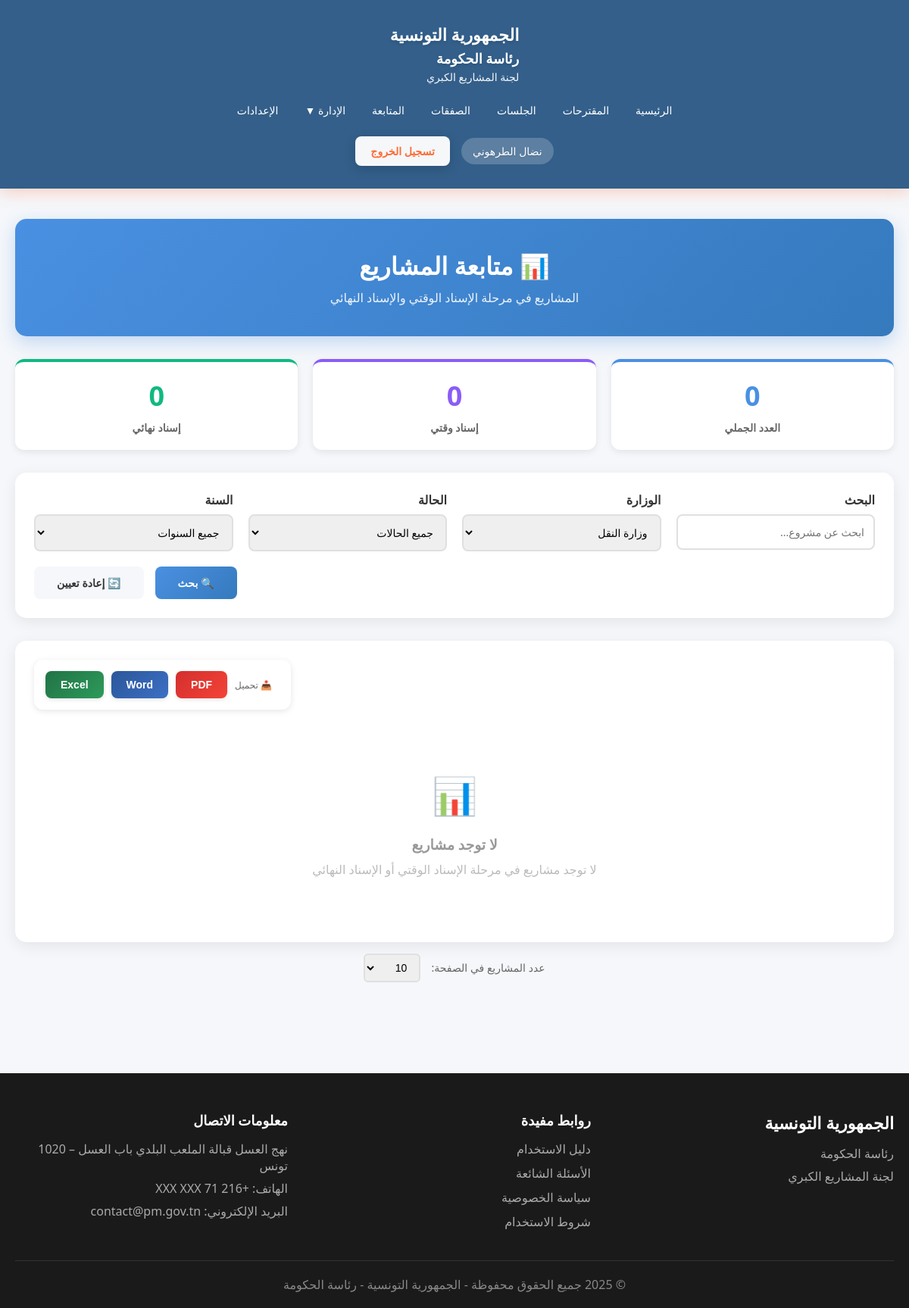
/Views/suivi.php?ministere=17 (signed in), run on an earlier commit of the app's database.
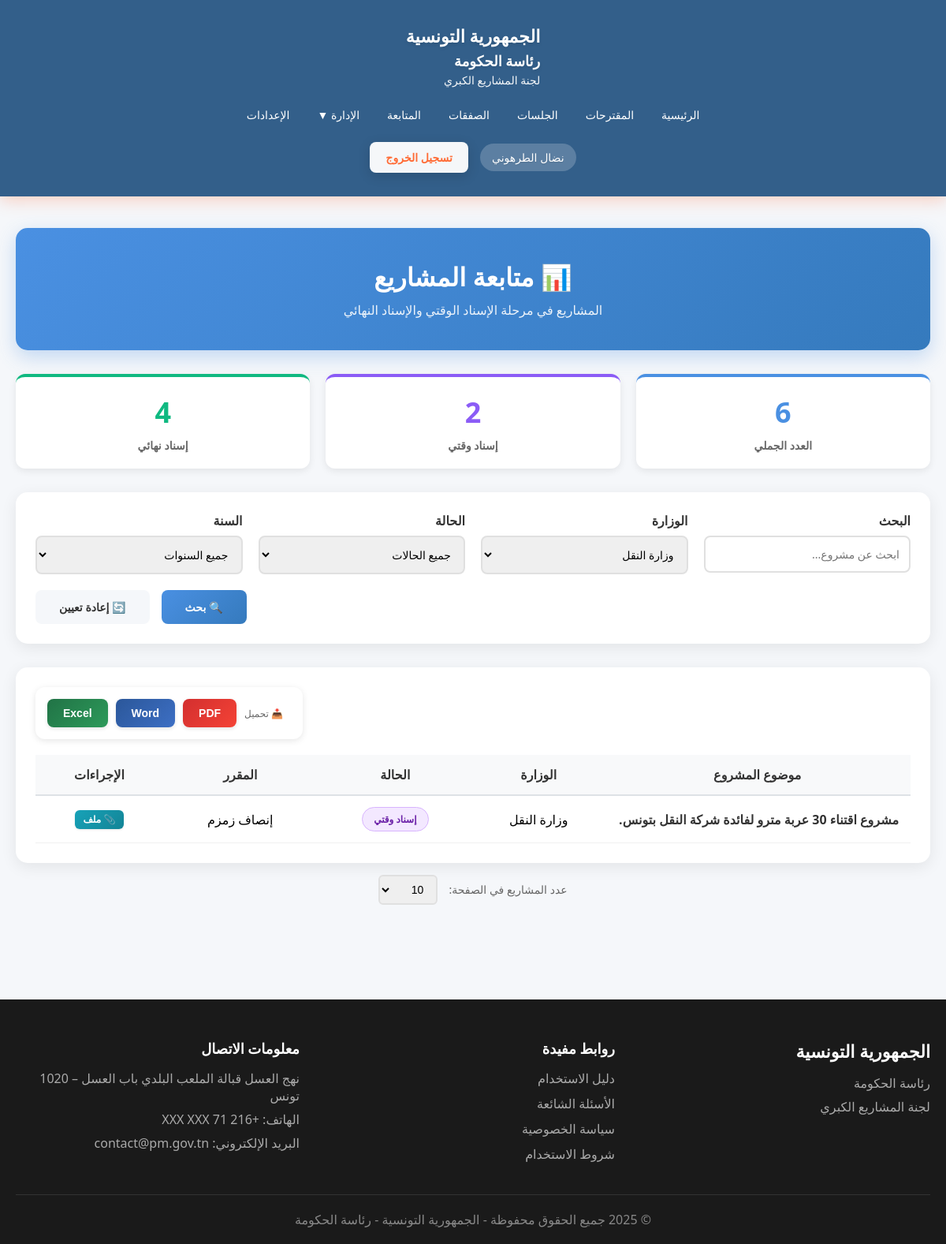
And on a later commit of the database.
### tables this page shows
CREATE TABLE `appeloffre` (
  `idApp` int(11) NOT NULL,
  `idPro` int(11) NOT NULL,
  `dateCreation` date NOT NULL
);

CREATE TABLE `projet` (
  `idPro` int(11) NOT NULL,
  `idMinistere` int(11) NOT NULL,
  `idEtab` int(11) NOT NULL,
  `sujet` varchar(400) NOT NULL,
  `dateArrive` date NOT NULL,
  `procedurePro` varchar(30) NOT NULL,
  `cout` float NOT NULL,
  `id_Gov` int(11) NOT NULL,
  `proposition` varchar(400) NOT NULL,
  `idUser` int(11) NOT NULL,
  `etat` int(11) NOT NULL,
  `dateCreation` datetime NOT NULL
);

CREATE TABLE `ministere` (
  `idMinistere` int(11) NOT NULL,
  `libMinistere` varchar(300) NOT NULL,
  `adresseMinistere` varchar(300) NOT NULL,
  `idGov` int(11) NOT NULL
);

CREATE TABLE `user` (
  `idUser` int(11) NOT NULL,
  `nomUser` varchar(200) NOT NULL,
  `emailUser` varchar(300) NOT NULL,
  `typeCpt` int(1) NOT NULL,
  `login` varchar(20) NOT NULL,
  `pw` varchar(255) NOT NULL
);

### Config/Security.php (called while the page is built, shortened)
<?php
class Security {
    public static function sanitizeInput($data) {
        $data = trim($data);
        $data = stripslashes($data);
        $data = htmlspecialchars($data, ENT_QUOTES, 'UTF-8');
        return $data;
    }
}
?>

### Views/suivi.php (the view, shortened to what the changed rows need)
<?php
    require_once '../Config/Security.php';
    $database = new Database();
    $db = $database->getConnection();
    $filterMinistere = isset($_GET['ministere']) ? Security::sanitizeInput($_GET['ministere']) : '';
    if (isset($_GET['items_per_page']) && $_GET['items_per_page'] === 'all') {
        $itemsPerPage = 999999;
    } else {
        $itemsPerPage = isset($_GET['items_per_page']) ? min(100, max(10, intval($_GET['items_per_page']))) : 10;
    }
    $currentPage = isset($_GET['page']) ? max(1, intval($_GET['page'])) : 1;
    $offset = ($currentPage - 1) * $itemsPerPage;
    $sql = "SELECT a.idApp, p.idPro, p.sujet, p.cout, p.dateArrive, p.etat, p.idUser,
                   m.libMinistere, e.libEtablissement, u.nomUser,
                   MAX(c.numCommission) as numCommission,
                   MAX(c.dateCommission) as dateCommission,
                   MAX(pc.naturePc) as naturePc,
                   CASE p.etat
                       WHEN 3 THEN 'إسناد وقتي'
                       WHEN 4 THEN 'إسناد نهائي'
                       ELSE 'بصدد الإجراءات'
                   END as etatLib
            FROM appeloffre a
            INNER JOIN projet p       ON a.idPro = p.idPro
            LEFT JOIN ministere m     ON p.idMinistere = m.idMinistere
            LEFT JOIN etablissement e ON p.idEtab = e.idEtablissement
            LEFT JOIN user u          ON p.idUser = u.idUser
            LEFT JOIN projetcommission pc ON p.idPro = pc.idPro
            LEFT JOIN commission c    ON pc.idCom = c.idCom
            WHERE 1=1";
    if (!empty($filterMinistere)) $sql .= " AND p.idMinistere = :ministere";
    $sql .= " GROUP BY a.idApp, p.idPro, p.sujet, p.cout, p.dateArrive, p.etat, p.idUser,
                       m.libMinistere, e.libEtablissement, u.nomUser, etatLib
              ORDER BY MAX(c.dateCommission) DESC, p.dateArrive DESC LIMIT :limit OFFSET :offset";
    $stmt = $db->prepare($sql);
    if (!empty($filterMinistere)) $stmt->bindParam(':ministere', $filterMinistere);
    $stmt->bindParam(':limit',  $itemsPerPage, PDO::PARAM_INT);
    $stmt->bindParam(':offset', $offset,       PDO::PARAM_INT);
    $stmt->execute();
    $projets = $stmt->fetchAll(PDO::FETCH_ASSOC);
    $statsStmt = $db->prepare("SELECT
        COUNT(DISTINCT CASE WHEN p.etat = 3 THEN a.idApp END) as total_3,
        COUNT(DISTINCT CASE WHEN p.etat = 4 THEN a.idApp END) as total_4
        FROM appeloffre a
        INNER JOIN projet p ON a.idPro = p.idPro");
    $statsStmt->execute();
    $stats = $statsStmt->fetch(PDO::FETCH_ASSOC);
?>
<!DOCTYPE html>
<html lang="ar" dir="rtl">
<head>
    <link rel="stylesheet" href="../assets/css/style.css">
</head>
<body>
    <?php include 'includes/header.php'; ?>
    <section class="content-section" style="padding: 40px 0;">
        <div class="container">
            <div class="admin-header">
                <h2>📊 متابعة المشاريع</h2>
            </div>
            <div class="stats-summary">
                <div class="stat-box total">
                    <div class="number"><?php echo $stats['total_3'] + $stats['total_4']; ?></div>
                    <div class="label">العدد الجملي</div>
                </div>
                <div class="stat-box isnad">
                    <div class="number"><?php echo $stats['total_3']; ?></div>
                    <div class="label">إسناد وقتي</div>
                </div>
                <div class="stat-box isnad2">
                    <div class="number"><?php echo $stats['total_4']; ?></div>
                    <div class="label">إسناد نهائي</div>
                </div>
            </div>
            <div class="projects-table">
                <?php if (count($projets) > 0): ?>
                <table>
                    <thead>
                        <tr>
                            <th style="width:35%;">موضوع المشروع</th>
                            <th>الوزارة</th>
                            <th>الحالة</th>
                            <th>المقرر</th>
                            <th>الإجراءات</th>
                        </tr>
                    </thead>
                    <tbody>
                        <?php foreach ($projets as $projet): ?>
                        <tr>
                            <td style="text-align:right;">
                                <span style="font-weight:600; color:#333; line-height:1.5;">
                                    <?php echo htmlspecialchars(substr($projet['sujet'], 0, 200)); ?>
                                </span>
                            </td>
                            <td><?php echo htmlspecialchars($projet['libMinistere'] ?? '-'); ?></td>
                           <td>
                                <span class="badge <?php echo $projet['etat'] == 3 ? 'badge-isnad' : 'badge-isnad2'; ?>">
                                    <?php echo htmlspecialchars($projet['etatLib']); ?>
                                </span>
                            </td>
                            <td><?php echo htmlspecialchars($projet['nomUser'] ?? '-'); ?></td>
                            <td>
                                <button onclick="openAddFileModal(<?php echo $projet['idPro']; ?>, '<?php echo addslashes(substr($projet['sujet'], 0, 60)); ?>')"
                                        class="btn-action btn-add-file"
                                        title="إضافة ملف">
                                    📎 ملف
                                </button>
                            </td>
                        </tr>
                        <?php endforeach; ?>
                    </tbody>
                </table>
                <?php else: ?>
                <div style="text-align:center; padding:60px 20px;">
                    <div style="font-size:48px; color:#ddd; margin-bottom:20px;">📊</div>
                    <h3 style="color:#999; margin-bottom:10px;">لا توجد مشاريع</h3>
                    <p style="color:#bbb;">لا توجد مشاريع في مرحلة الإسناد الوقتي أو الإسناد النهائي</p>
                </div>
                <?php endif; ?>
            </div>
        </div>
    </section>
</body>
</html>

What changed in the data, as far as the page shows it:
added appeloffre: idPro.sujet "مشروع اقتناء 30 عربة مترو لفائدة شركة النقل بتونس.", ministere.libMinistere "وزارة النقل", etatLib "إسناد وقتي", user.nomUser "إنصاف زمزم"
Also different on the page:
$stats['total_3'] + $stats['total_4']: "0" → "6"
$stats['total_3']: "0" → "2"
$stats['total_4']: "0" → "4"
text no longer shown: "📊 لا توجد مشاريع لا توجد مشاريع في مرحلة الإسناد الوقتي أو الإسناد النهائي"
text now shown: "موضوع المشروع الوزارة الحالة المقرر الإجراءات"
